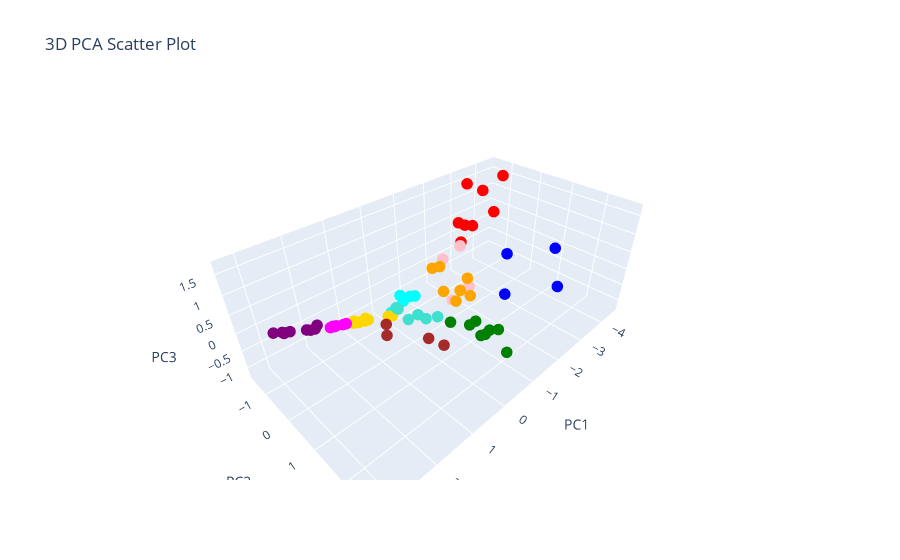

The notebook cell this image was saved under:
### Markdown cell above
# Hierarchical Clustering

### Code cell
# if distance_threshold != None then n_clusters = None
hierarchical = AgglomerativeClustering(distance_threshold=None, n_clusters=11)
hierarchical.fit(clustering_features_df)
linkage = "Ward"
plotting.plot_clusters_seperately(hierarchical.labels_, clustering_features_df.index.tolist(), depth_resist_curve_df_list, data_features_df, 'hierarchical')
plotting.plot_pca(clustering_features_df, y_labels=hierarchical.labels_, num_pc=3, graph_title="hierachical")

### Figure 1 — Plotly figure (JSON) as saved in the notebook; plotly's stock layout.template omitted (floating-point values rounded to 4 significant figures)
{"data": [{"marker": {"color": ["gold", "turquoise", "orange", "purple", "orange", "gold", "gold", "magenta", "magenta", "cyan", "cyan", "purple", "gold", "purple", "green", "gold", "brown", "magenta", "gold", "red", "brown", "turquoise", "orange", "turquoise", "purple", "brown", "green", "orange", "turquoise", "red", "blue", "green", "gold", "gold", "green", "blue", "magenta", "gold", "gold", "pink", "gold", "red", "gold", "turquoise", "orange", "magenta", "orange", "pink", "purple", "blue", "green", "green", "magenta", "blue", "purple", "green", "magenta", "pink", "cyan", "red", "gold", "purple", "gold", "green", "red", "turquoise", "pink", "magenta", "red", "cyan", "red", "brown", "purple", "magenta", "orange", "purple", "cyan", "red"], "size": 4}, "mode": "markers", "type": "scatter3d", "x": [1.293, 0.7009, -0.9831, 3.036, -1.276, 1.022, 1.253, 1.855, 1.597, -0.05569, -0.1013, 2.446, 1.201, 2.33, -1.02, 0.1504, 1.766, 1.97, 1.206, -2.87, 1.056, 0.4495, -0.5393, 0.4578, 2.523, 1.382, -0.4891, -0.7276, 0.2231, -3.259, -3.971, -0.2048, 0.9744, 1.345, -0.6119, -3.522, 1.509, 1.157, -0.006644, -1.83, 0.8688, -4.186, 0.9063, 0.2142, -0.8912, 1.884, -1.384, -1.827, 3.015, -3.034, -0.3095, -0.08439, 1.609, -2.803, 2.217, -0.8558, 1.832, -1.963, -0.5857, -4.531, 0.9174, 2.878, 0.8372, -1.152, -2.921, -0.1977, -2.147, 1.795, -2.539, -0.7713, -2.607, 0.9916, 2.987, 1.883, -0.4059, 3.205, -0.2877, -3.995], "y": [-0.5217, 0.7046, -0.07826, -0.1879, 0.6821, -0.5994, -0.5952, -0.3932, -0.4693, -0.4089, -0.9958, -0.2734, -0.5638, -0.3108, 1.111, -0.7998, 1.392, -0.3583, -0.5445, -1.17, 1.738, -0.03443, 0.1389, 0.04342, -0.2759, 0.8518, 1.865, 0.3132, 0.4596, -1.1, 1.476, 1.071, -0.5985, -0.5272, 1.289, 0.003257, -0.5009, -0.5476, -0.8341, -0.2128, -0.7145, -1.565, -0.6354, 0.7194, 0.924, -0.404, 0.2382, -0.4747, -0.1645, 1.777, 1.895, 2.771, -0.4634, 0.578, -0.4283, 1.685, -0.4092, -0.9854, -0.7875, -1.127, -0.6223, -0.2161, -0.6518, 1.708, -1.03, 0.6579, -0.1525, -0.4222, -0.7245, -0.8171, -1.024, 2.093, -0.1821, -0.3962, 1.041, -0.1605, -0.8196, -0.948], "z": [-0.27, 0.1974, 0.427, 0.7074, -0.2, -0.4124, -0.2794, 0.03277, -0.103, -0.3002, -0.9969, 0.3592, -0.3154, 0.2983, -0.6066, -0.8773, 0.8234, 0.0931, -0.3163, -0.07963, 0.5256, -0.02431, 0.6773, -0.01453, 0.4076, 0.5463, -0.238, 0.01762, -0.07602, 0.3283, -0.8629, -0.189, -0.4398, -0.239, -0.3789, -0.2463, -0.1481, -0.3435, -0.961, 0.6068, -0.4807, 0.9735, -0.4727, -0.04837, 0.6072, 0.05256, -0.3191, -1.234, 0.6836, 0.8586, -0.1426, 0.09141, -0.09751, -0.9842, 0.2647, -0.4449, 0.02264, -0.1768, -0.6231, 1.453, -0.4684, 0.6139, -0.5095, -0.5896, 1.698, -0.2604, -0.756, 0.003736, 0.7422, -0.7204, 0.68, 0.537, 0.6723, 0.0496, 0.2801, 0.8093, -0.4593, 0.5642]}], "layout": {"autosize": true, "scene": {"xaxis": {"title": {"text": "PC1"}}, "yaxis": {"title": {"text": "PC2"}}, "zaxis": {"title": {"text": "PC3"}}}, "title": {"text": "3D PCA Scatter Plot"}}}
